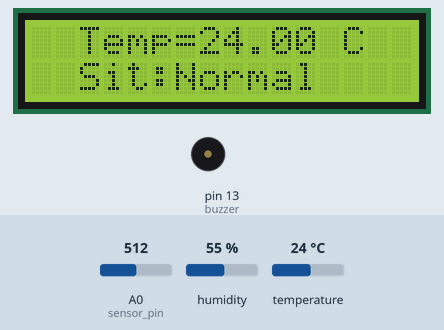
Simulated run of this sketch. Board: Arduino Uno, built with avr-gcc and run on an emulated ATmega328P. Parts: 16×2 character LCD, buzzer (waves = sounding). The test bench sets the inputs (shaded band); at power-on: humidity 55 %, temperature 24 °C, A0 (sensor_pin) = 512. What the sketch prints to the serial monitor is not drawn.

Above: at 7.7 s.
7.8 s: humidity set to 57 %
At 20.5 s:
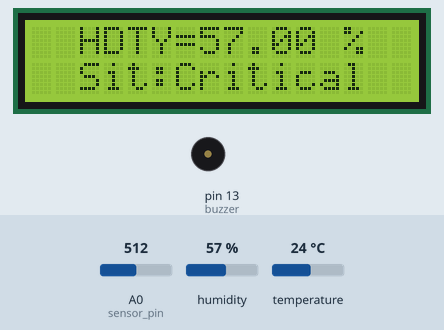
20.8 s: temperature set to 33 °C
At 30.8 s:
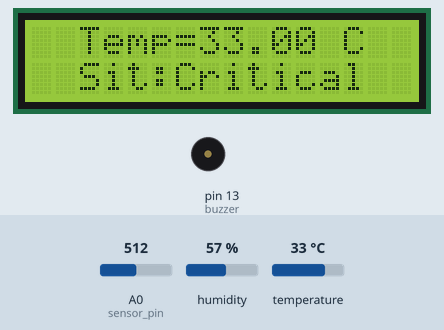
33.8 s: humidity set to 22 %
At 46.5 s:
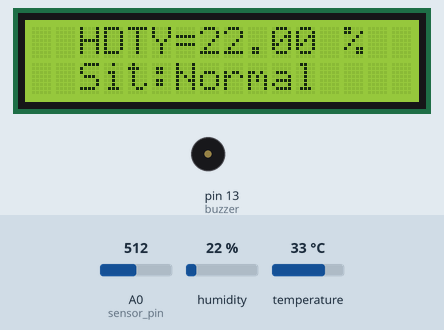
46.8 s: A0 (sensor_pin) set to 306
At 49.5 s:
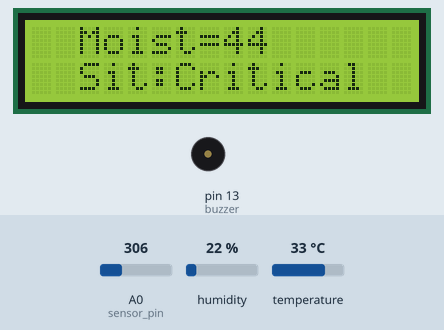
57.2 s: A0 (sensor_pin) set to 122
At 65.6 s:
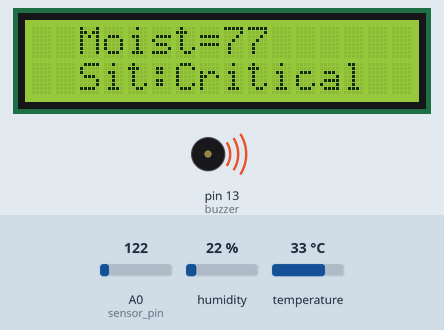
66.2 s: A0 (sensor_pin) set to 45
At 75.9 s:
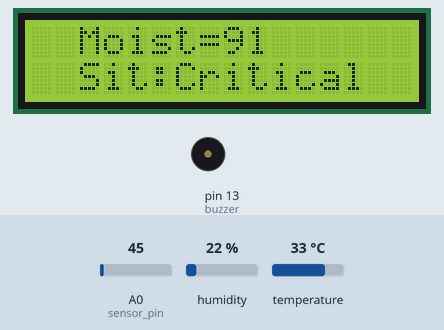
Timing chart, 0 to 79.3 s (numbered marks = the images above; inputs shaded):
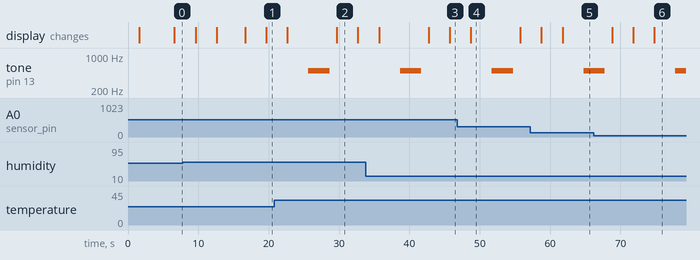

The sketch:

final_wh.ino
```cpp
#include "dht.h"
#define dht_apin 12 // DHT11
#include "LiquidCrystal.h";
const int buzzer = 13;
dht DHT;
int sensor_pin = A0;
int output_value;
LiquidCrystal lcd(7, 6, 5, 4, 3, 2);

int led = 13;

void setup() {

  Serial.begin(9600);
  delay(500);
  Serial.println("DHT11 Humidity & temperature Sensor\n\n");
  delay(1000);
  Serial.println("Reading From the Sensor ...");

  pinMode(led, OUTPUT);
  lcd.begin(16, 2);
  lcd.setCursor(2, 0);
  lcd.print("HACKTHON 5.0");
  lcd.setCursor(2, 1);
  lcd.print("Hello,AD_26");
  delay(5000);
  lcd.clear();

  pinMode(buzzer, OUTPUT);

}//end "setup()"


void loop() {
  //Start of Program

  DHT.read11(dht_apin);

  Serial.print("Current humidity = ");
  Serial.print(DHT.humidity);
  Serial.print("%  ");
  Serial.print("temperature = ");
  Serial.print(DHT.temperature);
  Serial.println("C  ");
  // Temperature
  lcd.setCursor(2, 0);
  lcd.print("Temp=");
  lcd.setCursor(7, 0);
  lcd.print(DHT.temperature);
  lcd.setCursor(13, 0);
  lcd.print("C");
   if (DHT.temperature > 32 || DHT.temperature < 4  ) {
    lcd.setCursor(2, 1);
    lcd.print("Sit:Critical");
    delay(3000);
    lcd.clear();
  } else {
    lcd.setCursor(2, 1);
    lcd.print("Sit:Normal  ");
    delay(3000);
    lcd.clear();
  }

  //HDTY
  lcd.setCursor(2, 0);
  lcd.print("HDTY=");
  lcd.setCursor(7, 0);
  lcd.print(DHT.humidity);
  lcd.setCursor(12, 0);
  lcd.print(" %");
  if ( DHT.humidity > 55 || DHT.humidity<10  ) {
    lcd.setCursor(2, 1);
    lcd.print("Sit:Critical");
    delay(3000);
    lcd.clear();
  } else {
    lcd.setCursor(2, 1);
    lcd.print("Sit:Normal  ");
    delay(3000);
    lcd.clear();
  }

 //SMS
    output_value = analogRead(sensor_pin);
    output_value = map(output_value, 550, 0, 0, 100);
    Serial.print("Mositure : ");
    Serial.print(output_value);
    Serial.println("%");
    lcd.setCursor(2, 0);
    lcd.print("Moist=");
    lcd.setCursor(8, 0);
    lcd.print(output_value);
    if (output_value > 30 || output_value < -30 ) {
      lcd.setCursor(2, 1);
      lcd.print("Sit:Critical");
      delay(3000);
    } else {
      lcd.setCursor(2, 1);
      lcd.print("Sit:Normal  ");
      delay(3000);
    }
    if (DHT.temperature > 32 || DHT.temperature < 4 || DHT.humidity > 55 || DHT.humidity<10 || output_value > 30 || output_value < -30)
    {
      tone(buzzer, 500);
      delay(3000);
      noTone(buzzer);
    } else {
      noTone(buzzer);
    }
    //End of program
    delay(1000);
  }
```

Measured:
- the behaviour switches between 55 and 56 % on humidity (found by bisection; images 0 and 1)
- after the input at 7.8 s, the display: first differs from a run without the input after 11.8 s (image 1)
- after the input at 20.8 s, the display: first differs from a run without the input after 8.9 s (image 2)
- after the input at 33.8 s, the display: first differs from a run without the input after 11.9 s (image 3)
- after the input at 46.8 s, the display: changes after 1.9 s (image 4)
- what the display in image 2 shows lasts 3.0 s, from 29.7 s to 32.7 s
- what the display in image 4 shows lasts 7.1 s, from 48.7 s to 55.8 s
